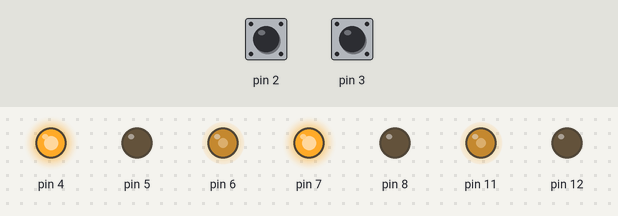
A sketch run on a simulated Arduino Uno, built with avr-gcc and run on an emulated ATmega328P. Parts: output pins drawn as LEDs (lit = HIGH). Inputs (shaded band) come from the test bench; at power-on: pin 2 HIGH, pin 3 HIGH. What the sketch prints to the serial monitor is not drawn.

Above: at 0.1 s.
Timing chart, 0 to 1.6 s (numbered marks = the images above):
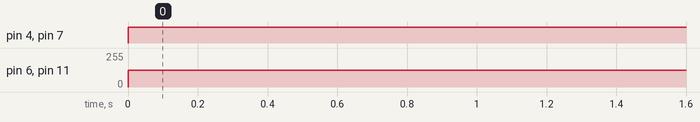

Measured:
- by itself, pin 4, pin 7: LOW → HIGH at 0.00 s
- by itself, pin 6, pin 11: 0/255 → 124/255 at 0.00 s

The sketch:

Prueba_Shield_UNO.ino
```cpp
#include<Robot_Shield_UNO.hpp>

Locomotor LMS(0.0275,0.130,90);
Ultrasonic S1;

//Servo Servo_1;
long int old_time = 0;
long int present_time;
void setup(){

    //Servo.detach();
    //Servo_1.attach(10);
    LMS.SETUP();
    LMS.SETUP_Odom();
    LMS.Salmple_Time = 200; // Frecuencia de muestreo 200 mS 5 Hz
    S1.SETUP();
    Serial.begin(9600);
}

void loop(){
//    LMS.MOVE(MOVE_FORWARD);
//    delay(1000);
//    LMS.MOVE(MOVE_BACKWARD);
//    delay(1000);
    present_time = millis();

    if(present_time - old_time>= LMS.Salmple_Time){
      noInterrupts();
      LMS.Odom();
      LMS.Vel();
      old_time = present_time;
      interrupts();

    }
    LMS.MOVE(MOVE_FORWARD,124,124);

//    LMS.MOVE(MOVE_FORWARD,50,150);
//    delay(1000);
//    Serial.print("El valor del sensor en mm es: ");
//    Serial.println(S1.getDistance(mm));
//    Serial.print("El valor del sensor en cm es: ");
//    Serial.println(S1.getDistance(cm));
//    Serial.print("El valor del sensor en m es: ");
//    Serial.println(S1.getDistance(m));
//    Serial.print("El valor del sensor sin codigo es: ");
//    Serial.println(S1.getDistance(5));
//    delay(1000);


}
```
